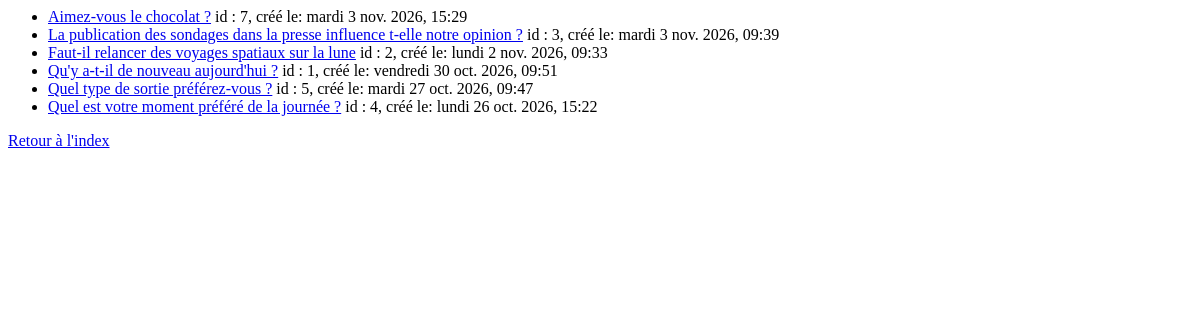
The page /polls/all/ on the database as committed earlier.
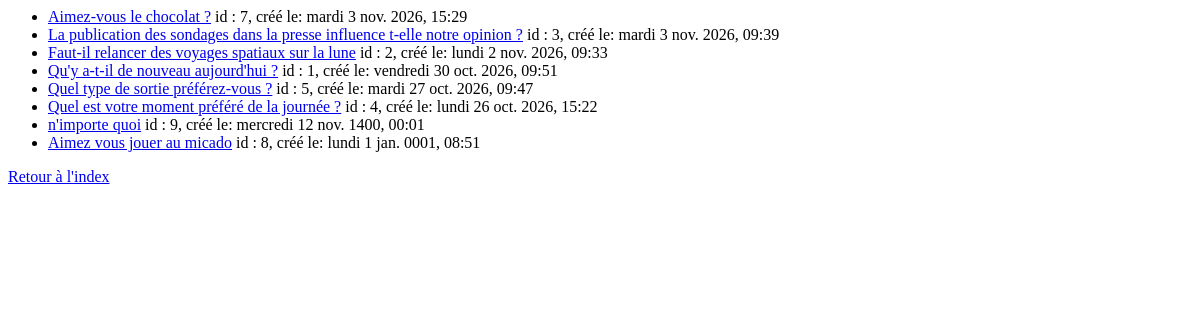
The same page on the database as committed later.
### polls/models.py (models this page shows, shortened)
class Question(models.Model):
    question_text = models.CharField(max_length=200)
    pub_date = models.DateTimeField("date published")

### polls/views.py (the view)
# urls.py: path("all/", views.AllView.as_view(), name="all"),
class AllView(IndexView):
    template_name = "polls/all.html"
    def get_queryset(self):
        return Question.objects.order_by("-pub_date")

### polls/templates/polls/all.html
{% if latest_question_list %}
    <ul>
    {% for question in latest_question_list %}
        <li><a href="{% url 'polls:detail' question.id %}">{{ question.question_text }}</a> id : {{question.id}}, créé le: {{question.pub_date | date:"l j N Y, H:i"}}</li>
    {% endfor %}
    </ul>
{% else %}
    <p>No polls are available.</p>
{% endif %}
<a href="{% url 'polls:index' %}">Retour à l'index </a>

Rows that differ between the two databases and show on the page:
added Question: question_text "n'importe quoi", id "9", pub_date "mercredi 12 nov. 1400, 00:01"
added Question: question_text "Aimez vous jouer au micado", id "8", pub_date "lundi 1 jan. 0001, 08:51"
